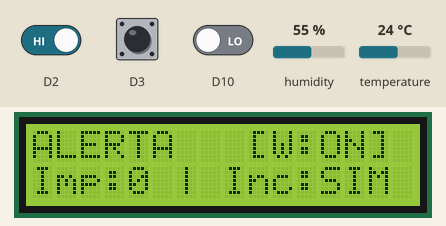
A sketch run on a simulated Arduino Uno R4 WiFi. On the bench: 16×2 character LCD. Inputs (shaded band) come from the test bench; at power-on: D2 HIGH, temperature 24 °C, D10 LOW, D3 HIGH, humidity 55 %. WiFi joins after 1.5 s; servers stay silent unless stated; no MQTT or app messages arrive unless stated; what the sketch prints to the serial monitor is not drawn.

Above: at 4.5 s.
4.6 s: D2 driven LOW
At 6.8 s:
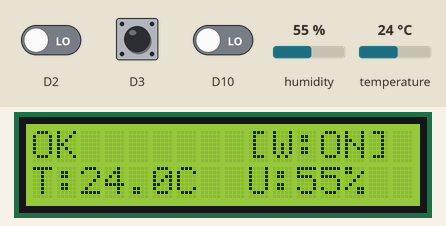
13.2 s: temperature set to 16 °C
At 17.4 s:
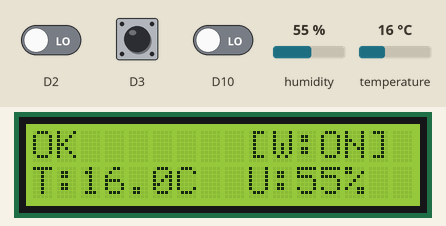
20.1 s: temperature set to 13 °C
At 24.7 s:
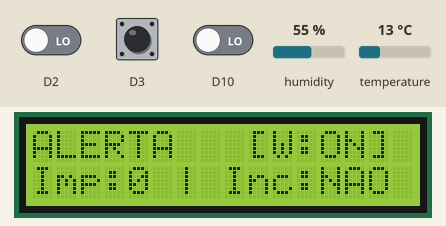
28.7 s: D10 driven HIGH
At 29.8 s:
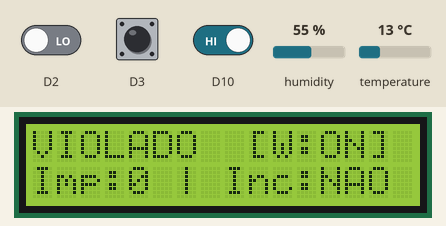
37.3 s: D2 driven HIGH
At 40.0 s:
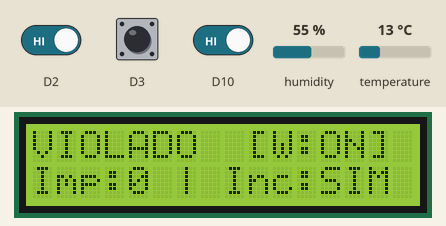
45.9 s: D3 pulled LOW for 0.25 s
At 46.25 s:
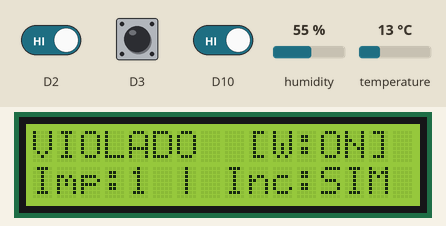
Timing chart, 0 to 48.8 s (numbered marks = the images above; inputs shaded):
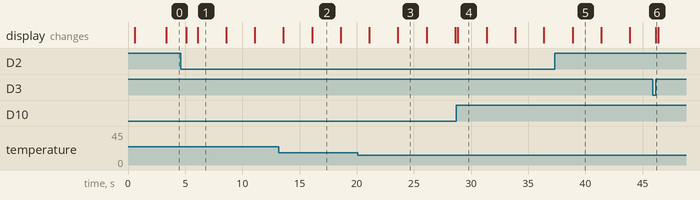

The sketch:

arduino-semestral.ino
```cpp
/**
 * =============================================================================
 * PROJETO KINETIX - MONITORAMENTO DE CARGA E CADEIA DE SUPRIMENTOS
 * PLATAFORMA: Arduino UNO R4 WiFi
 * =============================================================================
 *
 * ARQUIVO PRINCIPAL DO SKETCH: arduino-semestral.ino
 *
 * Este arquivo orquestra os módulos do sistema:
 *  - Gerenciador de Sensores (DHT11, LDR, Vibração, Inclinação e Interrupções)
 *  - Gerenciador do Display LCD 16x2 I2C (Alternância de telas sem piscar)
 *  - Gerenciador de Conectividade (Wi-Fi S3 nativo e Protocolo MQTT / Wegnology)
 *
 * Todas as temporizações são controladas de forma assíncrona/não-bloqueante via
 * millis(), garantindo alta precisão no atendimento de interrupções e debounce.
 */

#include "config.h"
#include "sensors_manager.h"
#include "display_manager.h"
#include "network_manager.h"

// =============================================================================
// VARIÁVEIS DE TEMPORIZAÇÃO (CRONÔMETROS NÃO-BLOQUEANTES)
// =============================================================================
static unsigned long lastSensorsUpdateTime   = 0;
static unsigned long lastDisplayUpdateTime   = 0;
static unsigned long lastTelemetryPublishTime = 0;

// Intervalos de execução das tarefas
static const unsigned long SENSORS_INTERVAL_MS = 200;  // Atualiza lógica dos sensores a cada 200ms
static const unsigned long DISPLAY_INTERVAL_MS = 250;  // Atualiza dados no LCD a cada 250ms

// =============================================================================
// FUNÇÃO DE CONFIGURAÇÃO (SETUP)
// =============================================================================
void setup() {
    // 1. Inicializa comunicação serial para telemetria local e depuração
    Serial.begin(SERIAL_BAUD_RATE);
    delay(500); // Aguarda estabilização da porta serial nativa do R4

    Serial.println(F("\n=============================================="));
    Serial.println(F("    INICIANDO SISTEMA KINETIX (UNO R4 WIFI)   "));
    Serial.println(F("=============================================="));

    // 2. Inicializa o Display LCD e apresenta a tela de inicialização
    Serial.println(F("[INIT] Inicializando Display LCD 16x2 I2C..."));
    displayInit();
    displayShowBootMessage();

    // 3. Inicializa os Sensores, Pinos e Interrupções Externas
    Serial.println(F("[INIT] Configurando Sensores e Interrupcoes..."));
    sensorsInit();

    // 4. Inicializa o Subsistema Wi-Fi (WiFiS3) e MQTT
    Serial.println(F("[INIT] Inicializando Modulo de Rede..."));
    networkInit();

    // Pequena pausa para exibição da tela de boas-vindas no LCD
    delay(1200);

    Serial.println(F("[INIT] Setup concluido com sucesso. Iniciando operacao.\n"));
}

// =============================================================================
// LOOP PRINCIPAL (EXECUÇÃO CÍCLICA NÃO-BLOQUEANTE)
// =============================================================================
void loop() {
    unsigned long currentMillis = millis();

    // -------------------------------------------------------------------------
    // 1. MÁQUINA DE ESTADOS DA CONEXÃO DE REDE
    // Processa reconexões de Wi-Fi, reconexões de MQTT e mantém o keep-alive
    // -------------------------------------------------------------------------
    networkLoop();

    // -------------------------------------------------------------------------
    // 2. ATUALIZAÇÃO DA LEITURA DOS SENSORES
    // -------------------------------------------------------------------------
    if (currentMillis - lastSensorsUpdateTime >= SENSORS_INTERVAL_MS) {
        lastSensorsUpdateTime = currentMillis;
        sensorsUpdate();
    }

    // -------------------------------------------------------------------------
    // 3. ATUALIZAÇÃO DO DISPLAY LCD LOCAL
    // -------------------------------------------------------------------------
    if (currentMillis - lastDisplayUpdateTime >= DISPLAY_INTERVAL_MS) {
        lastDisplayUpdateTime = currentMillis;
        const SensorData& data = sensorsGetData();
        bool isWifiOk = networkIsWifiConnected();
        displayUpdate(data, isWifiOk);
    }

    // -------------------------------------------------------------------------
    // 4. ENVIO PERIÓDICO DA TELEMETRIA PARA A WEGNOLOGY / BROKER MQTT
    // -------------------------------------------------------------------------
    if (currentMillis - lastTelemetryPublishTime >= TELEMETRY_INTERVAL_MS) {
        lastTelemetryPublishTime = currentMillis;

        const SensorData& data = sensorsGetData();

        // Publica dados via MQTT em formato JSON
        bool sent = networkPublishTelemetry(data);

        if (sent) {
            // Limpa o indicador de impacto recente (a contagem total é preservada)
            sensorsClearRecentImpact();
        }
    }
}
```

display_manager.cpp
```cpp
#include "display_manager.h"
#include "config.h"
#include <Wire.h>
#include <LiquidCrystal_I2C.h>

// =============================================================================
// INSTÂNCIA DO LCD E VARIÁVEIS DE ESTADO
// =============================================================================
static LiquidCrystal_I2C lcd(LCD_I2C_ADDRESS, LCD_COLUMNS, LCD_ROWS);

static unsigned long lastScreenSwitchTime = 0;
static bool currentScreenIsAlt = false;

// =============================================================================
// FUNÇÃO AUXILIAR: ESCREVE LINHA COM PREENCHIMENTO EXATO DE 16 CARACTERES
// Evita o uso de lcd.clear(), prevenindo flickering (efeito de piscar do LCD)
// =============================================================================
static void lcdPrintPadded(uint8_t row, const char* text) {
    char buffer[17];
    snprintf(buffer, sizeof(buffer), "%-16.16s", text);
    lcd.setCursor(0, row);
    lcd.print(buffer);
}

// =============================================================================
// INICIALIZAÇÃO DO DISPLAY LCD
// =============================================================================
void displayInit() {
    Wire.begin();
    lcd.init();
    lcd.backlight();
    lcd.clear();
}

// =============================================================================
// TELA DE BOOT / INICIALIZAÇÃO
// =============================================================================
void displayShowBootMessage() {
    lcdPrintPadded(0, "KINETIX CARGO");
    lcdPrintPadded(1, "INICIALIZANDO...");
}

// =============================================================================
// ATUALIZAÇÃO PERIÓDICA DO DISPLAY
// =============================================================================
void displayUpdate(const SensorData& data, bool wifiConnected) {
    unsigned long now = millis();

    // Alterna a segunda linha a cada LCD_CYCLE_TIME_MS
    if (now - lastScreenSwitchTime >= LCD_CYCLE_TIME_MS) {
        lastScreenSwitchTime = now;
        currentScreenIsAlt = !currentScreenIsAlt;
    }

    // -------------------------------------------------------------------------
    // LINHA 1: STATUS DA CARGA + STATUS DO WI-FI
    // Ex: "OK       [W:ON]" ou "ALERTA   [W:OFF]" ou "VIOLADO  [W:ON]"
    // -------------------------------------------------------------------------
    char line1[20];
    const char* wifiTag = wifiConnected ? "ON" : "--";
    snprintf(line1, sizeof(line1), "%-8s [W:%s]", data.status_geral, wifiTag);
    lcdPrintPadded(0, line1);

    // -------------------------------------------------------------------------
    // LINHA 2: TELA DINÂMICA
    // Tela A: Temperatura e Umidade (ex: "T:24.5C  U:58%")
    // Tela B: Impactos e Inclinação (ex: "Imp:3 | Inc:SIM")
    // -------------------------------------------------------------------------
    char line2[20];
    if (!currentScreenIsAlt) {
        // Exibição Ambiental
        snprintf(line2, sizeof(line2), "T:%.1fC  U:%.0f%%", data.temperatura, data.umidade);
    } else {
        // Exibição Física / Mecânica
        const char* tiltStr = data.carga_inclinada ? "SIM" : "NAO";
        snprintf(line2, sizeof(line2), "Imp:%d | Inc:%s", data.qtd_impactos, tiltStr);
    }
    lcdPrintPadded(1, line2);
}

// =============================================================================
// EXIBIÇÃO DE MENSAGEM CUSTOMIZADA
// =============================================================================
void displayShowCustom(const char* line1, const char* line2) {
    lcdPrintPadded(0, line1);
    lcdPrintPadded(1, line2);
}
```

display_manager.h
```cpp
#ifndef DISPLAY_MANAGER_H
#define DISPLAY_MANAGER_H

#include <Arduino.h>
#include "sensors_manager.h"

// =============================================================================
// FUNÇÕES PÚBLICAS DO GERENCIADOR DE DISPLAY LCD 16X2 I2C
// =============================================================================

// Inicializa a interface I2C, display e backlight
void displayInit();

// Exibe tela inicial de inicialização/boot
void displayShowBootMessage();

// Atualiza o display periodicamente com base nos dados dos sensores e status da rede
// Gerencia a alternância automática entre a Tela 1 (T/U) e a Tela 2 (Impactos/Inclinação)
void displayUpdate(const SensorData& data, bool wifiConnected);

// Exibe uma mensagem customizada estática de 2 linhas
void displayShowCustom(const char* line1, const char* line2);

#endif // DISPLAY_MANAGER_H
```

network_manager.cpp
```cpp
#include "network_manager.h"
#include "config.h"
#include <WiFiS3.h>
#include <PubSubClient.h>

// =============================================================================
// OBJETOS DE REDE E CLIENTE MQTT
// =============================================================================
static WiFiClient wifiClient;
static PubSubClient mqttClient(wifiClient);

// Temporizadores de reconexão não-bloqueantes
static unsigned long lastWifiRetry = 0;
static unsigned long lastMqttRetry = 0;
static const unsigned long WIFI_RETRY_INTERVAL_MS = 10000; // Tenta reconectar Wi-Fi a cada 10s
static const unsigned long MQTT_RETRY_INTERVAL_MS = 5000;  // Tenta reconectar MQTT a cada 5s

// =============================================================================
// INICIALIZAÇÃO DE REDE
// =============================================================================
void networkInit() {
    // Configura tamanho do buffer MQTT para suportar payloads JSON maiores que 128 bytes
    mqttClient.setBufferSize(512);
    mqttClient.setServer(MQTT_BROKER, MQTT_PORT);

    // Verifica presença do módulo de rádio ESP32-S3 no Arduino UNO R4 WiFi
    if (WiFi.status() == WL_NO_MODULE) {
        Serial.println(F("[REDE] ERRO: Modulo WiFi S3 nao detectado!"));
        return;
    }

    Serial.print(F("[REDE] Conectando ao Wi-Fi: "));
    Serial.println(WIFI_SSID);

    WiFi.begin(WIFI_SSID, WIFI_PASSWORD);
}

// =============================================================================
// MÁQUINA DE ESTADOS / LOOP DE CONEXÃO NÃO-BLOQUEANTE
// =============================================================================
void networkLoop() {
    unsigned long now = millis();

    // 1. Manutenção da Conexão Wi-Fi
    if (WiFi.status() != WL_CONNECTED) {
        if (now - lastWifiRetry >= WIFI_RETRY_INTERVAL_MS) {
            lastWifiRetry = now;
            Serial.println(F("[REDE] Wi-Fi desconectado. Tentando reconexao..."));
            WiFi.begin(WIFI_SSID, WIFI_PASSWORD);
        }
        return; // Aguarda Wi-Fi conectar antes de tentar o Broker MQTT
    }

    // 2. Manutenção da Conexão MQTT
    if (!mqttClient.connected()) {
        if (now - lastMqttRetry >= MQTT_RETRY_INTERVAL_MS) {
            lastMqttRetry = now;
            Serial.print(F("[MQTT] Conectando ao Broker "));
            Serial.print(MQTT_BROKER);
            Serial.println(F("..."));

            // Conexão com Client ID, Username e Senha (suporta Wegnology Access Keys)
            bool connected = false;
            if (strlen(MQTT_USERNAME) > 0) {
                connected = mqttClient.connect(MQTT_CLIENT_ID, MQTT_USERNAME, MQTT_PASSWORD);
            } else {
                connected = mqttClient.connect(MQTT_CLIENT_ID);
            }

            if (connected) {
                Serial.println(F("[MQTT] Conectado com sucesso!"));
            } else {
                Serial.print(F("[MQTT] Falha na conexao. Codigo de erro: "));
                Serial.println(mqttClient.state());
            }
        }
    } else {
        // Processa mensagens recebidas e pacotes keep-alive
        mqttClient.loop();
    }
}

// =============================================================================
// VERIFICADORES DE STATUS
// =============================================================================
bool networkIsWifiConnected() {
    return (WiFi.status() == WL_CONNECTED);
}

bool networkIsMqttConnected() {
    return mqttClient.connected();
}

// =============================================================================
// ENVIO DA TELEMETRIA VIA MQTT (PAYLOAD FORMATADO SEÇÃO 4.2)
// =============================================================================
bool networkPublishTelemetry(const SensorData& data) {
    if (!mqttClient.connected()) {
        Serial.println(F("[MQTT] Nao publicado: Broker desconectado."));
        return false;
    }

    // Criação do buffer e montagem do JSON estrito exigido pelo backend Kinetix / Wegnology
    char payload[384];
    snprintf(payload, sizeof(payload),
        "{\n"
        "  \"device_id\": \"%s\",\n"
        "  \"data\": {\n"
        "    \"temperatura\": %.1f,\n"
        "    \"umidade\": %.1f,\n"
        "    \"lacre_violado\": %s,\n"
        "    \"impacto_detectado\": %s,\n"
        "    \"qtd_impactos\": %d,\n"
        "    \"carga_inclinada\": %s,\n"
        "    \"status_geral\": \"%s\"\n"
        "  }\n"
        "}",
        DEVICE_ID,
        data.temperatura,
        data.umidade,
        data.lacre_violado ? "true" : "false",
        data.impacto_detectado ? "true" : "false",
        data.qtd_impactos,
        data.carga_inclinada ? "true" : "false",
        data.status_geral
    );

    Serial.println(F("[MQTT] Publicando Telemetria:"));
    Serial.println(payload);

    bool ok = mqttClient.publish(MQTT_PUB_TOPIC, payload);
    if (ok) {
        Serial.println(F("[MQTT] Pacote enviado com sucesso!"));
    } else {
        Serial.println(F("[MQTT] Falha ao enviar pacote!"));
    }

    return ok;
}
```

network_manager.h
```cpp
#ifndef NETWORK_MANAGER_H
#define NETWORK_MANAGER_H

#include <Arduino.h>
#include "sensors_manager.h"

// =============================================================================
// FUNÇÕES PÚBLICAS DO GERENCIADOR DE REDE (WIFI & MQTT)
// =============================================================================

// Inicializa a conexão Wi-Fi (WiFiS3) e configura o cliente MQTT
void networkInit();

// Mantém a máquina de estados de rede (reconectividade não-bloqueante e mqttClient.loop)
void networkLoop();

// Retorna se o Wi-Fi está atualmente conectado
bool networkIsWifiConnected();

// Retorna se o cliente MQTT está atualmente conectado ao Broker
bool networkIsMqttConnected();

// Constrói o payload JSON e publica no tópico MQTT configurado (Wegnology Data Input)
bool networkPublishTelemetry(const SensorData& data);

#endif // NETWORK_MANAGER_H
```

sensors_manager.h
```cpp
#ifndef SENSORS_MANAGER_H
#define SENSORS_MANAGER_H

#include <Arduino.h>

// =============================================================================
// ESTRUTURA DE DADOS DOS SENSORES (TELEMETRIA KINETIX)
// Corresponde exatamente ao payload JSON exigido pela Wegnology
// =============================================================================
struct SensorData {
    float temperatura;          // Temperatura atual em °C
    float umidade;              // Umidade relativa do ar em %
    bool  lacre_violado;        // True se houver incidência de luz no LDR
    bool  impacto_detectado;    // True se ocorreu impacto recente
    int   qtd_impactos;         // Contador acumulado de impactos/choques
    bool  carga_inclinada;      // True se a carga estiver fora da posição vertical
    char  status_geral[10];     // "OK", "ALERTA" ou "VIOLADO"
};

// =============================================================================
// FUNÇÕES PÚBLICAS DO MÓDULO DE SENSORES
// =============================================================================

// Inicializa os pinos, interrupções e o sensor DHT11
void sensorsInit();

// Atualiza as leituras periódicas (DHT11 e LDR) e reavalia o status geral
void sensorsUpdate();

// Retorna a estrutura atualizada com todos os dados dos sensores
const SensorData& sensorsGetData();

// Reseta o sinalizador de impacto recente (mantém a quantidade acumulada)
void sensorsClearRecentImpact();

#endif // SENSORS_MANAGER_H
```

Source omitted: sensors_manager.cpp (5363 bytes), config.h (3681 bytes)

Measured:
- the behaviour switches between 15 and 14 °C on temperature (found by bisection; images 2 and 3)
- after the input at 4.6 s, the display: first changes after 0.48 s (image 1 shows a later state)
- after the input at 13.2 s, the display: first differs from a run without the input after 2.9 s (image 2)
- after the input at 20.1 s, the display: first differs from a run without the input after 3.5 s (image 3)
- after the input at 28.7 s, the display: changes after 0.14 s (image 4)
- after the input at 37.3 s, the display: changes after 1.6 s (image 5)
- after the input at 45.9 s, the display: changes after 0.23 s (image 6)
